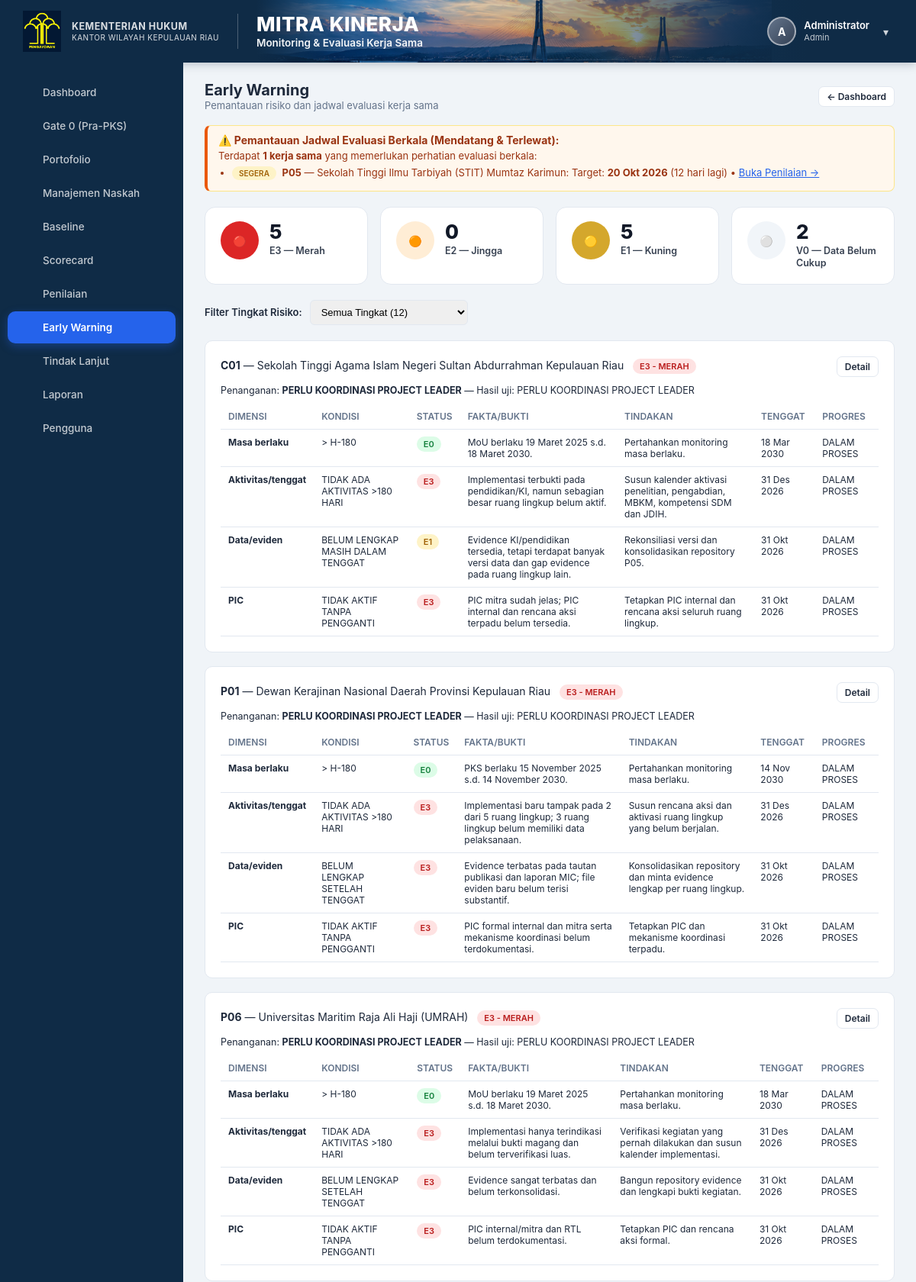
Page /early_warning.php (signed in, upper part) on the committed database.
### tables this page shows
CREATE TABLE `users` (
  `id` int(11) NOT NULL AUTO_INCREMENT,
  `nama` varchar(150) NOT NULL,
  `username` varchar(50) NOT NULL,
  `password_hash` varchar(255) NOT NULL,
  `role` enum('admin','pemeriksa','validator','pimpinan','pengampu','pic') NOT NULL,
  `aktif` tinyint(1) NOT NULL DEFAULT 1,
  `created_at` timestamp NOT NULL DEFAULT current_timestamp(),
  PRIMARY KEY (`id`),
  UNIQUE KEY `username` (`username`)
);

CREATE TABLE `mitra_kinerja` (
  `id` int(11) NOT NULL AUTO_INCREMENT,
  `kode` varchar(5) NOT NULL,
  `portofolio` enum('Pilot Utama','Cadangan') NOT NULL,
  `nama_mitra` varchar(255) NOT NULL,
  `judul` text DEFAULT NULL,
  `jenis` enum('PKS','MoU') NOT NULL,
  `bidang` enum('AHU','KI','P3H','PPL','Keuangan','Humas','SDM') DEFAULT 'AHU',
  `pks_induk_id` int(11) DEFAULT NULL,
  `tanggal_mulai` date DEFAULT NULL,
  `tanggal_berakhir` date DEFAULT NULL,
  `status_tanggal` enum('TERVERIFIKASI','BELUM TERVERIFIKASI') NOT NULL DEFAULT 'BELUM TERVERIFIKASI',
  `evaluasi_per_tahun` int(11) NOT NULL DEFAULT 4,
  `baseline_status` enum('BELUM DIISI','DALAM PROSES','TERVERIFIKASI / DIKUNCI') NOT NULL DEFAULT 'BELUM DIISI',
  `baseline_locked_at` datetime DEFAULT NULL,
  `baseline_locked_by` int(11) DEFAULT NULL,
  `baseline_pemeriksa` varchar(255) DEFAULT NULL,
  `baseline_catatan_ringkasan` text DEFAULT NULL,
  `cutoff_date` date DEFAULT NULL,
  `sumber_baseline` varchar(255) DEFAULT NULL,
  `pic_internal` varchar(255) DEFAULT NULL,
  `pic_mitra` varchar(255) DEFAULT NULL,
  `pic_focal_point` varchar(255) DEFAULT NULL,
  `file_naskah` varchar(255) DEFAULT NULL,
  `foto_kerjasama` varchar(255) DEFAULT NULL,
  `pemeriksa_id` int(11) DEFAULT NULL,
  `tanggal_review` date DEFAULT NULL,
  `status_scorecard` varchar(50) NOT NULL DEFAULT 'BELUM DINILAI',
  `posisi_portofolio` varchar(150) NOT NULL DEFAULT 'BELUM DAPAT DITENTUKAN',
  `rekomendasi` text DEFAULT NULL,
  `created_at` timestamp NOT NULL DEFAULT current_timestamp(),
  `updated_at` timestamp NOT NULL DEFAULT current_timestamp() ON UPDATE current_timestamp(),
  PRIMARY KEY (`id`),
  UNIQUE KEY `kode` (`kode`),
  KEY `pemeriksa_id` (`pemeriksa_id`),
  KEY `fk_mitra_induk` (`pks_induk_id`),
  CONSTRAINT `fk_mitra_induk` FOREIGN KEY (`pks_induk_id`) REFERENCES `mitra_kinerja` (`id`) ON DELETE SET NULL,
  CONSTRAINT `mitra_kinerja_ibfk_1` FOREIGN KEY (`pemeriksa_id`) REFERENCES `users` (`id`) ON DELETE SET NULL
);

CREATE TABLE `early_warning` (
  `id` int(11) NOT NULL AUTO_INCREMENT,
  `mitra_id` int(11) NOT NULL,
  `dimensi` enum('Masa berlaku','Aktivitas/tenggat','Data/eviden','PIC') NOT NULL,
  `kondisi` varchar(150) DEFAULT NULL,
  `status` enum('E0','E1','E2','E3','V0') NOT NULL DEFAULT 'V0',
  `fakta_bukti` text DEFAULT NULL,
  `tindakan` text DEFAULT NULL,
  `pic` varchar(150) DEFAULT NULL,
  `tenggat` date DEFAULT NULL,
  `progres` enum('BELUM MULAI','DALAM PROSES','SELESAI') NOT NULL DEFAULT 'BELUM MULAI',
  `updated_at` timestamp NOT NULL DEFAULT current_timestamp() ON UPDATE current_timestamp(),
  PRIMARY KEY (`id`),
  UNIQUE KEY `uq_mitra_dimensi` (`mitra_id`,`dimensi`),
  CONSTRAINT `early_warning_ibfk_1` FOREIGN KEY (`mitra_id`) REFERENCES `mitra_kinerja` (`id`) ON DELETE CASCADE
);

### early_warning.php (the view, shortened to what the rows shown need)
<?php
require_once __DIR__ . '/includes/auth.php';
require_once __DIR__ . '/includes/data.php';
requireLogin();
$pdo = getDB();
$all = getAllMitraSummary($pdo);
$warningData = [];
foreach ($all as $s) {
    $wLabel = $s['warning']['label'];
    $status = $s['warning']['status'];
    if ($status !== 'E0') {
        $warningData[] = [
            'kode' => $s['mitra']['kode'],
            'nama_mitra' => $s['mitra']['nama_mitra'],
            'tanggal_berakhir' => $s['mitra']['tanggal_berakhir'] ?? null,
            'warning_label' => $wLabel,
            'warning_status' => $status,
            'tingkat' => $s['warning']['tingkat_penanganan'],
            'hasil_uji' => $s['hasil_uji'],
            'rows' => $s['warning_rows'],
            'id' => $s['mitra']['id'],
        ];
    }
}
$severityOrder = ['E3' => 4, 'E2' => 3, 'E1' => 2, 'V0' => 1, 'E0' => 0];
usort($warningData, fn($a, $b) => ($severityOrder[$b['warning_status']] ?? -1) <=> ($severityOrder[$a['warning_status']] ?? -1));
$filterStatus = trim($_GET['status'] ?? '');
if ($filterStatus !== '' && in_array($filterStatus, ['E3', 'E2', 'E1', 'V0'], true)) {
    $warningDataFiltered = array_filter($warningData, fn($w) => $w['warning_status'] === $filterStatus);
} else {
    $warningDataFiltered = $warningData;
}
require __DIR__ . '/includes/header.php';
?>
<div class="flex-between" style="margin-bottom:18px;">
    <div>
        <h1 style="margin:0;font-size:20px;">Early Warning</h1>
    </div>
</div>
<?php
$monevAlerts = [];
foreach ($all as $s) {
    $hari = $s['monev']['hari_menuju_evaluasi'] ?? null;
    $targetTgl = $s['monev']['target_evaluasi_terdekat'] ?? null;
    if ($targetTgl !== null) {
        $isOverdue = ($hari !== null && $hari < 0);
        $isDueSoon = (!empty($s['monev']['warning_1_bulan']) || ($hari !== null && $hari >= 0 && $hari <= 30));
        if ($isOverdue || $isDueSoon) {
            $monevAlerts[] = [
                's' => $s,
                'is_overdue' => $isOverdue,
                'hari' => $hari,
                'target' => $targetTgl
            ];
        }
    }
}
?>
<?php if (!empty($monevAlerts)): ?>
<div class="alert alert-warning" style="margin-bottom:20px;border-left:4px solid #ea580c;background:#fff7ed;color:#9a3412;">
    <div style="font-size:13px;">
        <ul style="margin:6px 0 0 18px;padding:0;">
            <?php foreach ($monevAlerts as $ma):
                $ds = $ma['s'];
            ?>
            <li style="margin-bottom:4px;">
                <?php if ($ma['is_overdue']): ?>
                    <span class="badge badge-danger" style="font-size:10px;vertical-align:middle;margin-right:4px;">TERLEWAT</span>
                <?php else: ?>
                    <span class="badge badge-warning" style="font-size:10px;vertical-align:middle;margin-right:4px;">SEGERA</span>
                <?php endif; ?>
                <strong><?= h($ds['mitra']['kode']) ?></strong> &mdash; <?= h($ds['mitra']['nama_mitra']) ?>:
                Target: <strong><?= formatTanggal($ma['target']) ?></strong>
                <?php if ($ma['is_overdue']): ?>
                    <span style="color:#b91c1c;font-weight:600;">(Terlewat <?= abs((int)$ma['hari']) ?> hari yang lalu)</span>
                <?php else: ?>
                    (<?= (int)$ma['hari'] ?> hari lagi)
                <?php endif; ?>
                &bull;
                <a href="mitra_edit.php?id=<?= $ds['mitra']['id'] ?>" style="color:#2563eb;text-decoration:underline;">Buka Penilaian &rarr;</a>
            </li>
            <?php endforeach; ?>
        </ul>
    </div>
</div>
<?php endif; ?>
<?php if (empty($warningData)): ?>
<div class="card" style="text-align:center;padding:40px;">
    <div style="font-size:48px;margin-bottom:12px;">✅</div>
    <h2 style="color:var(--green);">Semua Naskah Dalam Kondisi Aman</h2>
    <p class="muted">Tidak ada naskah dengan status warning di atas E0 (Hijau)</p>
</div>
<?php else: ?>
<?php if (empty($warningDataFiltered)): ?>
    <div class="card" style="text-align:center;padding:30px;">
        <p class="muted" style="margin:0;">Tidak ada naskah yang cocok dengan filter yang dipilih.</p>
    </div>
<?php else: ?>
<?php foreach ($warningDataFiltered as $wd): ?>
<div class="card">
    <div class="flex-between" style="margin-bottom:10px;">
        <div>
            <strong><?= h($wd['kode']) ?></strong> — <?= h($wd['nama_mitra']) ?>
            <span class="badge badge-<?= warnaWarning($wd['warning_status']) ?>" style="margin-left:8px;"><?= h($wd['warning_label']) ?></span>
        </div>
        <a href="mitra_edit.php?id=<?= $wd['id'] ?>" class="btn btn-outline btn-sm">Detail</a>
    </div>
    <p style="margin:0 0 10px;font-size:12.5px;">Penanganan: <strong><?= h($wd['tingkat']) ?></strong> &mdash; Hasil uji: <?= h($wd['hasil_uji']) ?></p>
    <div class="table-wrap">
    <table style="font-size:12px;">
        <thead><tr><th>Dimensi</th><th>Kondisi</th><th>Status</th><th>Fakta/Bukti</th><th>Tindakan</th><th>Tenggat</th><th>Progres</th></tr></thead>
        <tbody>
        <?php foreach ($wd['rows'] as $r): ?>
            <?php
            $tenggatDisplay = formatTanggal($r['tenggat']);
            if (($tenggatDisplay === '-' || empty($r['tenggat'])) && stripos($r['dimensi'], 'Masa Berlaku') !== false && !empty($wd['tanggal_berakhir'])) {
                $tenggatDisplay = formatTanggal($wd['tanggal_berakhir']);
            }
            ?>
            <tr>
                <td><strong><?= h($r['dimensi']) ?></strong></td>
                <td><?= h($r['kondisi'] ?? '-') ?></td>
                <td><span class="badge badge-<?= warnaWarning($r['status']) ?>"><?= h($r['status']) ?></span></td>
                <td><?= h($r['fakta_bukti'] ?? '-') ?></td>
                <td><?= h($r['tindakan'] ?? '-') ?></td>
                <td><?= $tenggatDisplay ?></td>
                <td><?= h($r['progres'] ?? '-') ?></td>
            </tr>
        <?php endforeach; ?>
        </tbody>
    </table>
    </div>
</div>
<?php endforeach; ?>
<?php endif; ?>
<?php endif; ?>
<?php require __DIR__ . '/includes/footer.php'; ?>

### includes/header.php (shortened to what the rows shown need)
<?php
$user = currentUser();
$currentPage = basename($_SERVER['PHP_SELF'] ?? '', '.php');
$role = $user['role'] ?? 'pemeriksa';
$allNavItems = [
    ['page' => 'dashboard',      'label' => 'Dashboard',         'roles' => ['admin','pemeriksa','validator','pimpinan','pengampu','pic']],
    ['page' => 'gate0',          'label' => 'Gate 0 (Pra-PKS)',  'roles' => ['admin','pemeriksa','pimpinan','pengampu']],
    ['page' => 'portofolio',     'label' => 'Portofolio',        'roles' => ['admin','pemeriksa','validator','pimpinan','pengampu','pic']],
    ['page' => 'mitra_manage',   'label' => 'Manajemen Naskah',  'roles' => ['admin','pemeriksa','pengampu']],
    ['page' => 'baseline',       'label' => 'Baseline',          'roles' => ['admin','pemeriksa','validator','pimpinan','pengampu','pic']],
    ['page' => 'scorecard',      'label' => 'Scorecard',         'roles' => ['admin','pemeriksa','validator','pimpinan','pengampu','pic']],
    ['page' => 'mitra_validasi', 'label' => 'Penilaian',         'roles' => ['admin','pemeriksa','validator']],
    ['page' => 'early_warning',  'label' => 'Early Warning',     'roles' => ['admin','pemeriksa','validator','pimpinan','pengampu','pic']],
    ['page' => 'tindak_lanjut',  'label' => 'Tindak Lanjut',     'roles' => ['admin','pemeriksa','validator','pimpinan','pengampu','pic']],
    ['page' => 'laporan',        'label' => 'Laporan',           'roles' => ['admin','pemeriksa','validator','pimpinan','pengampu','pic']],
];
$navItems = array_filter($allNavItems, fn($n) => in_array($role, $n['roles'], true));
$initials = '';
if ($user) {
    $parts = preg_split('/\s+/', trim($user['nama']));
    $initials = strtoupper(substr($parts[0], 0, 1));
}
?>
<!DOCTYPE html>
<html lang="id">
<head>
<link rel="stylesheet" href="public/css/style.css?v=<?= filemtime(__DIR__ . '/../public/css/style.css') ?>">
</head>
<body>
<?php if ($user): ?>
<div class="app-layout">
<div class="app-layout-main">
    <aside class="sidebar">
        <nav class="sidebar-nav">
            <?php foreach ($navItems as $nav): ?>
            <a href="<?= $nav['page'] ?>.php" class="<?= $currentPage === $nav['page'] ? 'active' : '' ?>">
                <span class="nav-icon"><?= $icons[$nav['page']] ?? '' ?></span><span><?= $nav['label'] ?></span>
            </a>
            <?php endforeach; ?>
            <?php if ($user['role'] === 'admin'): ?>
            <a href="users_list.php" class="<?= $currentPage === 'users_list' ? 'active' : '' ?>">
                <span class="nav-icon"><?= $icons['users_list'] ?? '' ?></span><span>Pengguna</span>
            </a>
            <?php endif; ?>
        </nav>
    </aside>
    <div class="app-content">
        <header class="app-hero">
            <div class="hero-left">
                <div class="hero-logo-block">
                    <div class="hero-logo-badge">
                        <img src="public/img/logo-hukum.png" alt="Logo Hukum">
                    </div>
                    <div class="hero-instansi">
                        <strong>KEMENTERIAN HUKUM</strong>
                        <span>KANTOR WILAYAH KEPULAUAN RIAU</span>
                    </div>
                </div>
                <div class="hero-titles">
                    <div class="hero-title">MITRA KINERJA</div>
                    <div class="hero-subtitle">Monitoring &amp; Evaluasi Kerja Sama</div>
                </div>
            </div>
            <div class="hero-right">
                <div class="header-user">
                    <div class="user-avatar"><?= h($initials) ?></div>
                    <div class="user-info">
                        <div class="user-name"><?= h($user['nama']) ?></div>
                        <div class="user-role"><?= h(ucfirst($user['role'])) ?></div>
                    </div>
                    <form method="POST" action="logout.php" style="display:inline;margin:0;padding:0;" onsubmit="return confirm('Apakah Anda yakin ingin keluar dari akun?');">
                        <button type="submit" class="btn-logout" title="Keluar / Logout" style="background:none;border:none;cursor:pointer;font:inherit;line-height:inherit;display:inline-flex;align-items:center;">▾</button>
                    </form>
                </div>
            </div>
        </header>
        <div class="page-body">
<?php else: ?>
<div class="page-body">
<?php endif; ?>

### rows in the picture
users: nama "A", nama "Administrator", role "Admin"
mitra_kinerja: kode "P05", nama_mitra "Sekolah Tinggi Ilmu Tarbiyah (STIT) Mumtaz Karimun", target "20 Okt 2026", hari "12"
mitra_kinerja: kode "C01", nama_mitra "Sekolah Tinggi Agama Islam Negeri Sultan Abdurrahman Kepulauan Riau", warning_label "E3 - MERAH", tingkat "PERLU KOORDINASI PROJECT LEADER", hasil_uji "PERLU KOORDINASI PROJECT LEADER"
early_warning: dimensi "Masa berlaku", kondisi "> H-180", status "E0", fakta_bukti "MoU berlaku 19 Maret 2025 s.d. 18 Maret 2030.", tindakan "Pertahankan monitoring masa berlaku.", mitra.tanggal_berakhir "18 Mar 2030", progres "DALAM PROSES"
early_warning: dimensi "Aktivitas/tenggat", kondisi "TIDAK ADA AKTIVITAS >180 HARI", status "E3", fakta_bukti "Implementasi terbukti pada pendidikan/KI, namun sebagian besar ruang lingkup belum aktif.", tindakan "Susun kalender aktivasi penelitian, pengabdian, MBKM, kompetensi SDM dan JDIH.", tenggat "31 Des 2026", progres "DALAM PROSES"
early_warning: dimensi "Data/eviden", kondisi "BELUM LENGKAP MASIH DALAM TENGGAT", status "E1", fakta_bukti "Evidence KI/pendidikan tersedia, tetapi terdapat banyak versi data dan gap evidence pada ruang lingkup lain.", tindakan "Rekonsiliasi versi dan konsolidasikan repository P05.", tenggat "31 Okt 2026", progres "DALAM PROSES"
early_warning: dimensi "PIC", kondisi "TIDAK AKTIF TANPA PENGGANTI", status "E3", fakta_bukti "PIC mitra sudah jelas; PIC internal dan rencana aksi terpadu belum tersedia.", tindakan "Tetapkan PIC internal dan rencana aksi seluruh ruang lingkup.", tenggat "31 Okt 2026", progres "DALAM PROSES"
mitra_kinerja: kode "P01", nama_mitra "Dewan Kerajinan Nasional Daerah Provinsi Kepulauan Riau", warning_label "E3 - MERAH", tingkat "PERLU KOORDINASI PROJECT LEADER", hasil_uji "PERLU KOORDINASI PROJECT LEADER"
early_warning: dimensi "Masa berlaku", kondisi "> H-180", status "E0", fakta_bukti "PKS berlaku 15 November 2025 s.d. 14 November 2030.", tindakan "Pertahankan monitoring masa berlaku.", mitra.tanggal_berakhir "14 Nov 2030", progres "DALAM PROSES"
early_warning: dimensi "Aktivitas/tenggat", kondisi "TIDAK ADA AKTIVITAS >180 HARI", status "E3", fakta_bukti "Implementasi baru tampak pada 2 dari 5 ruang lingkup; 3 ruang lingkup belum memiliki data pelaksanaan.", tindakan "Susun rencana aksi dan aktivasi ruang lingkup yang belum berjalan.", tenggat "31 Des 2026", progres "DALAM PROSES"
early_warning: dimensi "Data/eviden", kondisi "BELUM LENGKAP SETELAH TENGGAT", status "E3", fakta_bukti "Evidence terbatas pada tautan publikasi dan laporan MIC; file eviden baru belum terisi substantif.", tindakan "Konsolidasikan repository dan minta evidence lengkap per ruang lingkup.", tenggat "31 Okt 2026", progres "DALAM PROSES"
early_warning: dimensi "PIC", kondisi "TIDAK AKTIF TANPA PENGGANTI", status "E3", fakta_bukti "PIC formal internal dan mitra serta mekanisme koordinasi belum terdokumentasi.", tindakan "Tetapkan PIC dan mekanisme koordinasi terpadu.", tenggat "31 Okt 2026", progres "DALAM PROSES"
mitra_kinerja: kode "P06", nama_mitra "Universitas Maritim Raja Ali Haji (UMRAH)", warning_label "E3 - MERAH", tingkat "PERLU KOORDINASI PROJECT LEADER", hasil_uji "PERLU KOORDINASI PROJECT LEADER"
early_warning: dimensi "Masa berlaku", kondisi "> H-180", status "E0", fakta_bukti "MoU berlaku 19 Maret 2025 s.d. 18 Maret 2030.", tindakan "Pertahankan monitoring masa berlaku.", mitra.tanggal_berakhir "18 Mar 2030", progres "DALAM PROSES"
early_warning: dimensi "Aktivitas/tenggat", kondisi "TIDAK ADA AKTIVITAS >180 HARI", status "E3", fakta_bukti "Implementasi hanya terindikasi melalui bukti magang dan belum terverifikasi luas.", tindakan "Verifikasi kegiatan yang pernah dilakukan dan susun kalender implementasi.", tenggat "31 Des 2026", progres "DALAM PROSES"
early_warning: dimensi "Data/eviden", kondisi "BELUM LENGKAP SETELAH TENGGAT", status "E3", fakta_bukti "Evidence sangat terbatas dan belum terkonsolidasi.", tindakan "Bangun repository evidence dan lengkapi bukti kegiatan.", tenggat "31 Okt 2026", progres "DALAM PROSES"
early_warning: dimensi "PIC", kondisi "TIDAK AKTIF TANPA PENGGANTI", status "E3", fakta_bukti "PIC internal/mitra dan RTL belum terdokumentasi.", tindakan "Tetapkan PIC dan rencana aksi formal.", tenggat "31 Okt 2026", progres "DALAM PROSES"

### other values in the picture
$nav['label'] "Dashboard"
$nav['label'] "Gate 0 (Pra-PKS)"
$nav['label'] "Portofolio"
$nav['label'] "Manajemen Naskah"
$nav['label'] "Baseline"
$nav['label'] "Scorecard"
$nav['label'] "Penilaian"
$nav['label'] "Early Warning"
$nav['label'] "Tindak Lanjut"
$nav['label'] "Laporan"
count($monevAlerts) "1"
$e3Count "5"
$e2Count "0"
$e1Count "5"
$v0Count "2"
